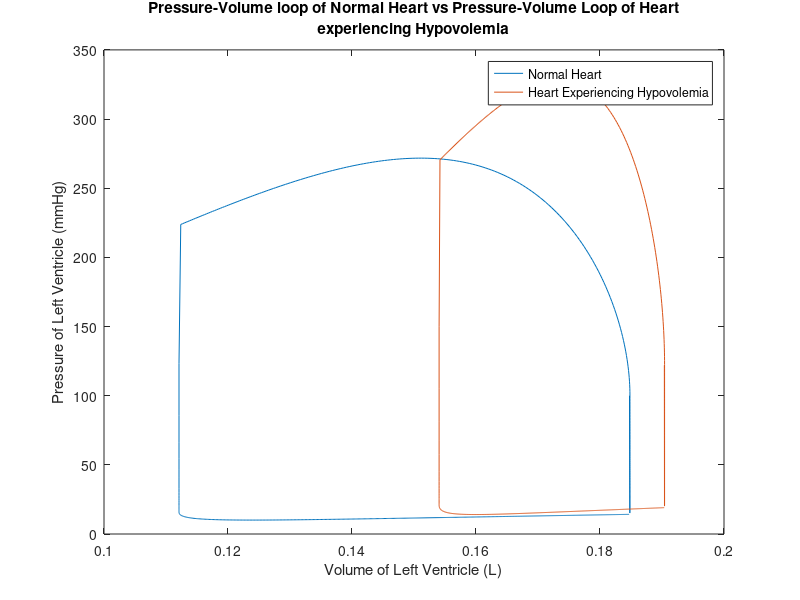

Here is the MATLAB script that generated this plot:

%Problem 1%
Ph_systole(1) = 122;%mmhg
Po(1) = 100;
Pa(1) = 90;
Pc(1) = 40;
Pv(1) = 12;
Ph_diastole(1) = 10;
Rho =275;%mmhg*s/L
Rac =625;
Rcv =350;
Rvh =25;
Roa =125;
Chd =0.013;%L/mmHg
Chs =0.0005;
Co =0.00065;
Ca =0.002;
Cc = 0.006;
Cv = 0.167;
Vor = 0.085;
Var = .02+.17;
Vcr = .06;
Vvr = .5;
Vhr = 0;
Q = .08;
dt=.001;

%Problem 2
Vo(1)=.15;
Va(1)=.35+.05;
Vc(1)=.3;
Vv(1)=.3+2.5+.45;
Vh(1)=.1;



%Problem 3%
time_systole = .001:.001:.26;
time_diastole = .001:.001:.54;
time_total = .001:.001:.8;

%Problem 4%
Chsys = (Chd-Chs)*exp((-time_systole)/.03) + Chs ; 
Chdias= (Chs-Chd)*exp((-time_diastole)/.03) + Chd; 
C_tot = [Chsys Chdias];

for J=1:50
    if J>1
        Vh(1)=Vh(801);
        Vo(1)=Vo(801);
        Va(1)=Va(801);
        Vc(1)=Vc(801);
        Vv(1)=Vv(801);
    end

for i=1:800
    
    %Problem 2%
    Po(i)=(Vo(i)-Vor)/Co;
    Pa(i)=(Va(i)-Var)/Ca;
    Pc(i)=(Vc(i)-Vcr)/Cc;
    Pv(i)=(Vv(i)-Vvr)/Cv;
    Ph(1)=100;
    Ph(i)=(Vh(i)-Vhr)/C_tot(i);
    
%        Ph(i+1) = (Vh_contained(i) - Vh_residual)/(C_total(i));
%        Po(i) = (Vo_contained(i) - Vo_residual)/Co;
%        Pa(i+1) = (Va_contained(i) - Va_residual)/Ca;
%        Pc(i) = (Vc_contained(i) - Vc_residual)/Cc;
%        Pv(i+1) = (Vv_contained(i) - Vv_residual)/Cv;
             
       if Ph(i)>Po(i)
             Q1(i)=(Ph(i)-Po(i))/Rho;
       else
             Q1(i) = 0;
       end
       Q3(i) = (Po(i)-Pa(i))/Roa;
       Q5(i) = (Pa(i)-Pc(i))/Rac;
       Q7(i) = (Pc(i)-Pv(i))/Rcv;
       if Pv(i) > Ph(i)
          Q9(i) = (Pv(i)-Ph(i))/Rvh;
       else 
          Q9(i) = 0;
       end
   Q2(i)=Q1(i)-Q3(i);
   Q4(i)=Q3(i)-Q5(i);
   Q6(i)=Q5(i)-Q7(i);
   Q8(i)=Q7(i)-Q9(i);
   if Pv(i)<Ph(i)
       Q10(i)=-Q1(i);
   else 
       Q10(i)=Q9(i);
   end

    Vh(i+1) = Vh(i)+ Q10(i)*dt;
    Vo(i+1) = Vo(i)+Q2(i)*dt;
    Va(i+1) = Va(i)+Q4(i)*dt;
    Vc(i+1) = Vc(i)+Q6(i)*dt;
    Vv(i+1) = Vv(i)+Q8(i)*dt;
    
    
      
end
end

% plot(time_total,Ph)
% title('Pressure of Left Ventricle vs time')
% xlabel('Time (sec)')
% ylabel('Pressure (mmHg)')
% 
% figure(2)
% plot(time_total,Vh(1:800))
% title('Volume of Left Ventricle vs time')
% xlabel('Time (sec)')
% ylabel('Volume (L)')

% plot(Vh(1:800),Ph)
% plot((Vh(1:800)),Ph)

% title('Pressure-Volume Loop of Normal Heart')
% xlabel('Volume(L)')
% ylabel('Pressure (mmHg)')

% compPlot = figure('Name', 'Comparison of stuff');
% ax1 = axes('Parent', compPlot);
% % hold on
plot(Vh(1:800),Ph) 
hold on 
plot( (Vh(1:800)/2)+.098  ,Ph*1.2 + 2)
hold off

% axis([0.1 0.2 0 300])

 title({'Pressure-Volume loop of Normal Heart vs Pressure-Volume Loop of Heart' ;'experiencing Hypovolemia'});
 xlabel('Volume of Left Ventricle (L)')
 ylabel('Pressure of Left Ventricle (mmHg)')
 legend('Normal Heart','Heart Experiencing Hypovolemia')

